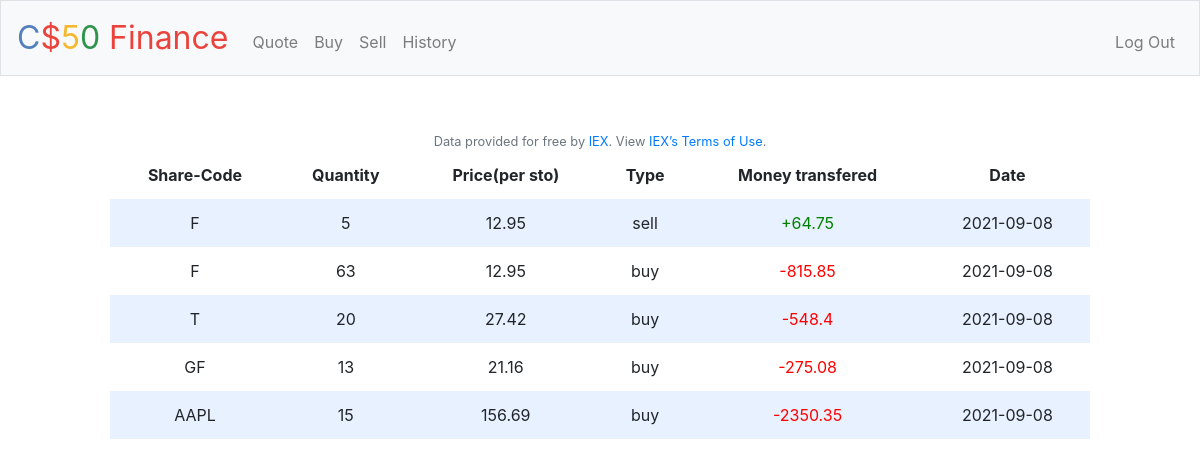
Page /history (signed in) on the earlier database version.
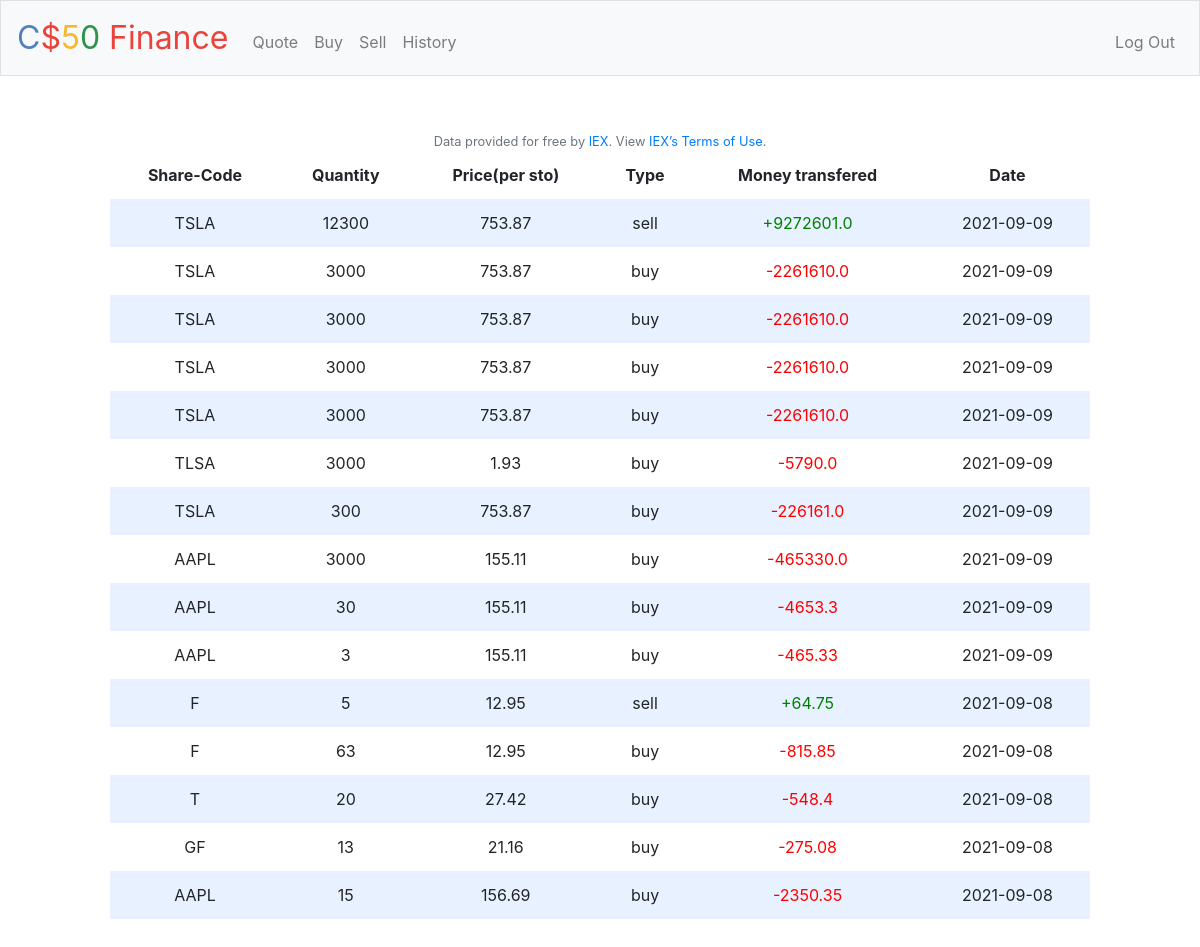
Same page on the later database version.
### tables this page shows
CREATE TABLE transactions(id INTEGER, type TEXT NOT NULL, user_id INTEGER, quantity INTEGER, share TEXT NOT NULL, price REAL, time TEXT NOT NULL, PRIMARY KEY(id));

### application.py (the view)
@app.route("/history")
@login_required
def history():
    transactions = db.execute("SELECT * FROM transactions WHERE user_id = ? ORDER BY id DESC", session.get("user_id"))
    return render_template("history.html",transactions = transactions)

### application.py (called while the page is built)
@app.after_request
def after_request(response):
    response.headers["Cache-Control"] = "no-cache, no-store, must-revalidate"
    response.headers["Expires"] = 0
    response.headers["Pragma"] = "no-cache"
    return response

### helpers.py (called while the page is built)
def login_required(f):
    @wraps(f)
    def decorated_function(*args, **kwargs):
        if session.get("user_id") is None:
            return redirect("/login")
        return f(*args, **kwargs)
    return decorated_function

### templates/history.html (shortened to what this page needs)
{% extends "layout.html" %}
{% block main %}
<div class="section">
        <table>
            <thead>
                <tr>
                    <th>Share-Code</th>
                    <th>Quantity</th>
                    <th>Price(per sto)</th>
                    <th>Type</th>
                    <th>Money transfered</th>
                    <th>Date</th>
                </tr>
            </thead>
            <tbody>
                {% if transactions %}
                {% for transaction in transactions %}
                <tr>
                    <td>{{ transaction.share }}</td>
                    <td>{{ transaction.quantity }}</td>
                    <td>{{USD~transaction.price|round(2)}}</td>
                    <td>{{transaction.type}}</td>
                    {% if transaction.type == 'buy' %}
                    <td style="color: red;">{{ "-"~(transaction.price*transaction.quantity)|round(2) }}</td>
                    {% elif transaction.type == 'sell' %}
                    <td style="color: green;">{{ "+"~transaction.price*transaction.quantity }}</td>
                    {% endif %}
                    <td>{{transaction.time}}</td>
                </tr>
                {% endfor %}
                {% endif %}
</div>
<footer class="small text-center text-muted">
    Data provided for free by <a href="https://iextrading.com/developer">IEX</a>. View <a href="https://iextrading.com/api-exhibit-a/">IEX’s Terms of Use</a>.
</footer>
{% endblock %}

### templates/layout.html (shortened to what this page needs)
<!DOCTYPE html>
<html lang="en">
    <head>
        <link rel="stylesheet" href="https://cdn.jsdelivr.net/npm/bootstrap@4.5.3/dist/css/bootstrap.min.css">
        <link href="/static/styles.css" rel="stylesheet">
    </head>
    <body>
        <nav class="navbar navbar-expand-md navbar-light bg-light border">
            <a class="navbar-brand" href="/"><span class="blue">C</span><span class="red">$</span><span class="yellow">5</span><span class="green">0</span> <span class="red">Finance</span></a>
            <div class="collapse navbar-collapse" id="navbar">
                {% if session.user_id %}
                    <ul class="navbar-nav mr-auto mt-2">
                        <li class="nav-item"><a class="nav-link" href="/quote">Quote</a></li>
                        <li class="nav-item"><a class="nav-link" href="/buy">Buy</a></li>
                        <li class="nav-item"><a class="nav-link" href="/sell">Sell</a></li>
                        <li class="nav-item"><a class="nav-link" href="/history">History</a></li>
                    </ul>
                    <ul class="navbar-nav ml-auto mt-2">
                        <li class="nav-item"><a class="nav-link" href="/logout">Log Out</a></li>
                    </ul>
                {% else %}
                    <ul class="navbar-nav ml-auto mt-2">
                        <li class="nav-item"><a class="nav-link" href="/register">Register</a></li>
                        <li class="nav-item"><a class="nav-link" href="/login">Log In</a></li>
                    </ul>
                {% endif %}
            </div>
        </nav>
        <main class="container p-5">
            {% block main %}{% endblock %}
        </main>
    </body>
</html>

### static/styles.css (style rules this page uses)
nav .navbar-brand { font-size: xx-large; }
nav .navbar-brand .blue { color: #537fbe; }
nav .navbar-brand .red { color: #ea433b; }
nav .navbar-brand .yellow { color: #f5b82e; }
nav .navbar-brand .green { color: #2e944b; }
main { overflow-x: auto; text-align: center; }
.section { padding-bottom: 1rem; padding-left: 2rem; padding-right: 2rem; padding-top: 0.5rem; }
table { background-color: transparent; margin-bottom: 1rem; width: 100%; }
table th, table td { padding: 0.75rem; vertical-align: middle; }
tbody tr:nth-of-type(odd) { background-color: rgb(179, 208, 255, 0.3) }

Differences in the rows shown:
added transactions: price "753.87", price+quantity "+9272601.0"
added transactions: price "753.87", price+quantity "-2261610.0"
added transactions: price "753.87", price+quantity "-2261610.0"
added transactions: price "753.87", price+quantity "-2261610.0"
added transactions: price "753.87", price+quantity "-2261610.0"
added transactions: price "1.93", price+quantity "-5790.0"
added transactions: price "753.87", price+quantity "-226161.0"
added transactions: price "155.11", price+quantity "-465330.0"
added transactions: price "155.11", price+quantity "-4653.3"
added transactions: price "155.11", price+quantity "-465.33"
